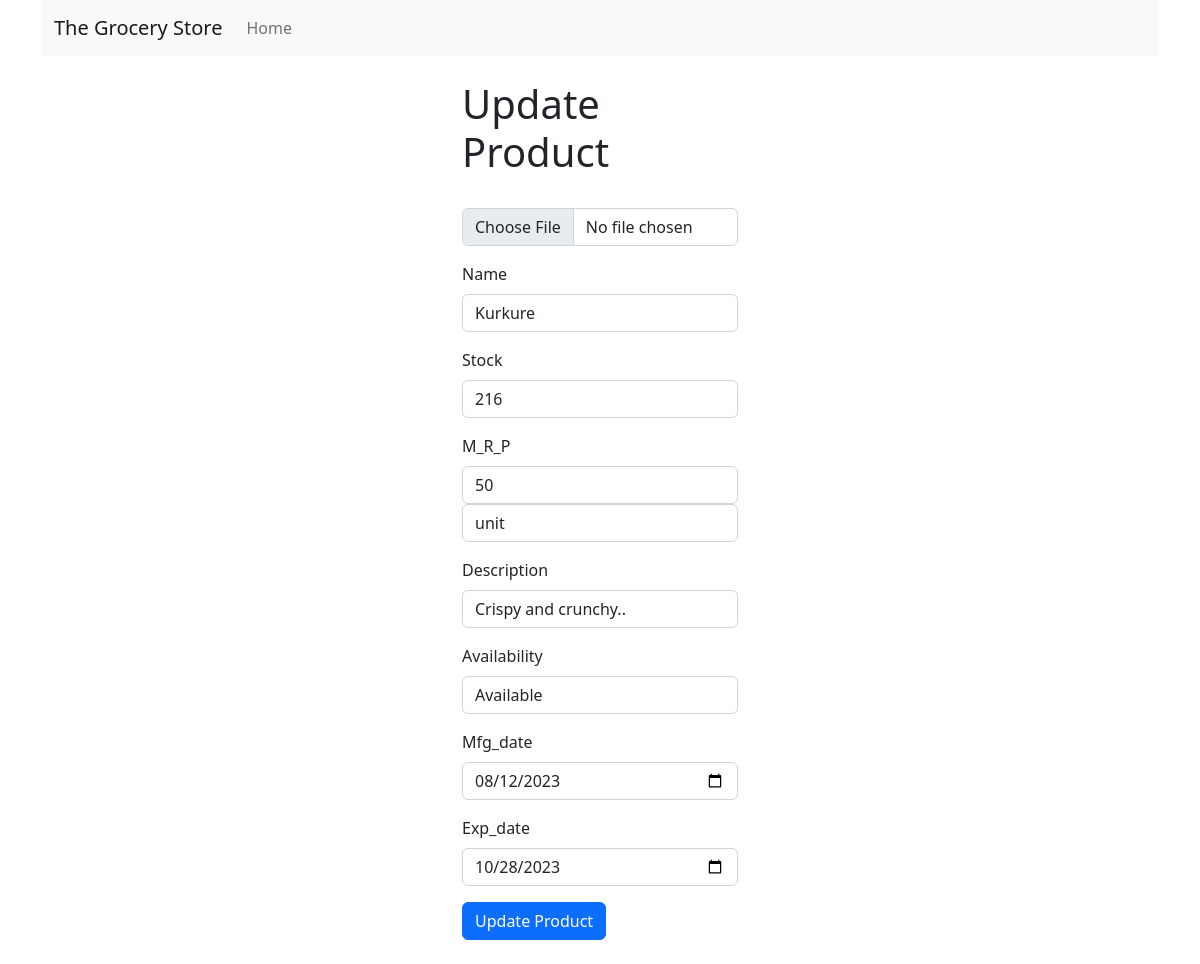
/product_update/8 (signed in), run on the app's committed database.
### applications/models.py (models this page shows)
class Product(db.Model):
    __tablename__="products"
    id=db.Column(db.Integer,primary_key=True,autoincrement=True)
    name=db.Column(db.String,unique=True,nullable=False)
    stock=db.Column(db.Integer,nullable=False)
    description=db.Column(db.String)
    availability=db.Column(db.String,nullable=False)
    mfg_date=db.Column(db.String,nullable=False)
    exp_date=db.Column(db.String,nullable=False)
    m_r_p=db.Column(db.Integer,nullable=False)
    type=db.Column(db.String,nullable=False)
    owner=db.Column(db.Integer,nullable=False)
    cat_id=db.Column(db.Integer,nullable=False)

### applications/controllers.py (the view, shortened to what this page needs)
@app.route("/product_update/<product_id>", methods = ["GET", "POST"])
def product_update(product_id):
    if "user" in session:
        user = User.query.filter_by(name=session["user"]).first()
        if user.admin:
            product = Product.query.filter_by(id = product_id).first()
            if request.method == "GET":
                return render_template("product_update.html", product=product)
    return redirect("/home")

### templates/product_update.html (shortened to what this page needs)
<!DOCTYPE html>
<html lang="en">
<head>
    <link href="https://cdn.jsdelivr.net/npm/bootstrap@5.2.3/dist/css/bootstrap.min.css" rel="stylesheet">
</head>
<body>
    <div class="container">
        <nav class="navbar navbar-expand-lg bg-light">
            <div class="container-fluid">
                <a class="navbar-brand" href="#">The Grocery Store</a>
                  <div class="collapse navbar-collapse" id="navbarSupportedContent">
                    <ul class="navbar-nav me-auto mb-2 mb-lg-0">
                      <li class="nav-item">
                        <a class="nav-link activate" aria-current="page" href="/home">Home</a>
                      </li>
                    </ul>
            </div>
        </nav>
    </div>
    <div class="container py-4 py=xl-5 mx-auto col-xl-3">
        <h1>Update Product</h1>
        <br>
        <form method="POST" enctype="multipart/form-data">
            <div class="input-group mb-3">
                <input class="form-control" type="file" name="img" placeholder="Upload image" required>
            </div>
            <div class="mb-3">
                <label class="form-label">Name</label>
                <input type="text" class="form-control" name="name" value="{{product.name}}" aria-describedby="emailHelp">
            </div>
            <div class="mb-3">
                <label class="form-label">Stock</label>
                <input type="number" class="form-control" name="stock" value="{{product.stock}}" >
            </div>
            <div class="mb-3">
                <label class="form-label">M_R_P</label>
                <input type="number" class="form-control" name="m_r_p" value="{{product.m_r_p}}">
                <input type="text" class="form-control" name="type"  value="{{product.type}}" placeholder="kg/unit/lt">
            </div>
            <div class="mb-3">
                <label class="form-label">Description</label>
                <input type="text" class="form-control" name="description" value="{{product.description}}">
            </div>
            <div class="mb-3">
                <label class="form-label">Availability</label>
                <input type="text" class="form-control" name="availability" value="{{product.availability}}">
            </div>
            <div class="mb-3">
                <label class="form-label">Mfg_date</label>
                <input type="date" class="form-control" name="mfg_date" value="{{product.mfg_date}}">
            </div>
            <div class="mb-3">
                <label class="form-label">Exp_date</label>
                <input type="date" class="form-control" name="exp_date" value="{{product.exp_date}}">
            </div>
            <button type="submit" class="btn btn-primary">Update Product</button>
        </form>
    </div>
</body>
</html>

### data on the page
Product: name "Kurkure", stock "216", m_r_p "50", type "unit", description "Crispy and crunchy..", availability "Available", mfg_date "08/12/2023", exp_date "10/28/2023"
